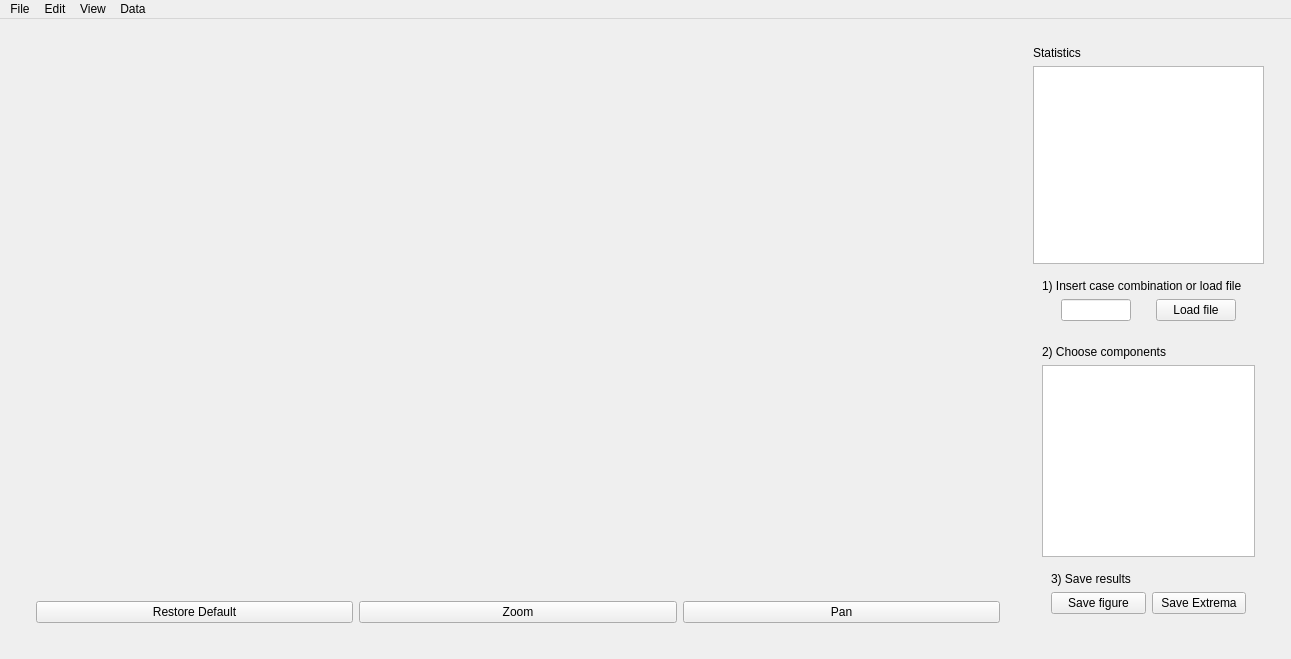
<?xml version="1.0" encoding="UTF-8"?>
<ui version="4.0">
 <class>MainWindow</class>
 <widget class="QMainWindow" name="MainWindow">
  <property name="geometry">
   <rect>
    <x>0</x>
    <y>0</y>
    <width>1291</width>
    <height>659</height>
   </rect>
  </property>
  <property name="minimumSize">
   <size>
    <width>0</width>
    <height>0</height>
   </size>
  </property>
  <property name="windowTitle">
   <string>MainWindow</string>
  </property>
  <widget class="QWidget" name="centralwidget">
   <layout class="QVBoxLayout" name="verticalLayout">
    <item>
     <widget class="QWidget" name="plotContainer" native="true">
      <layout class="QHBoxLayout" name="horizontalLayout">
       <item>
        <widget class="QWidget" name="xPlotContainer" native="true">
         <property name="sizePolicy">
          <sizepolicy hsizetype="Preferred" vsizetype="Preferred">
           <horstretch>0</horstretch>
           <verstretch>0</verstretch>
          </sizepolicy>
         </property>
         <property name="minimumSize">
          <size>
           <width>1000</width>
           <height>600</height>
          </size>
         </property>
         <layout class="QVBoxLayout" name="verticalLayout_2">
          <item>
           <widget class="QWidget" name="xPlot" native="true">
            <property name="minimumSize">
             <size>
              <width>800</width>
              <height>0</height>
             </size>
            </property>
            <layout class="QVBoxLayout" name="xPlotLayout"/>
           </widget>
          </item>
          <item>
           <widget class="QWidget" name="plotToolbar" native="true">
            <property name="sizePolicy">
             <sizepolicy hsizetype="Preferred" vsizetype="Maximum">
              <horstretch>0</horstretch>
              <verstretch>0</verstretch>
             </sizepolicy>
            </property>
            <property name="maximumSize">
             <size>
              <width>16777215</width>
              <height>40</height>
             </size>
            </property>
            <layout class="QHBoxLayout" name="horizontalLayout_3">
             <item>
              <widget class="QPushButton" name="buttonRestore">
               <property name="text">
                <string>Restore Default</string>
               </property>
              </widget>
             </item>
             <item>
              <widget class="QPushButton" name="buttonZoom">
               <property name="text">
                <string>Zoom</string>
               </property>
              </widget>
             </item>
             <item>
              <widget class="QPushButton" name="buttonPan">
               <property name="text">
                <string>Pan</string>
               </property>
              </widget>
             </item>
            </layout>
           </widget>
          </item>
         </layout>
        </widget>
       </item>
       <item>
        <widget class="QWidget" name="tPlotContainer" native="true">
         <property name="sizePolicy">
          <sizepolicy hsizetype="Maximum" vsizetype="Preferred">
           <horstretch>0</horstretch>
           <verstretch>0</verstretch>
          </sizepolicy>
         </property>
         <layout class="QVBoxLayout" name="verticalLayout_5">
          <item>
           <widget class="QLabel" name="label_3">
            <property name="sizePolicy">
             <sizepolicy hsizetype="Preferred" vsizetype="Maximum">
              <horstretch>0</horstretch>
              <verstretch>0</verstretch>
             </sizepolicy>
            </property>
            <property name="maximumSize">
             <size>
              <width>16777215</width>
              <height>20</height>
             </size>
            </property>
            <property name="text">
             <string>Statistics</string>
            </property>
           </widget>
          </item>
          <item>
           <widget class="QTableWidget" name="tempStatTable">
            <property name="minimumSize">
             <size>
              <width>0</width>
              <height>0</height>
             </size>
            </property>
           </widget>
          </item>
          <item>
           <widget class="QWidget" name="xPlotControls" native="true">
            <property name="sizePolicy">
             <sizepolicy hsizetype="Preferred" vsizetype="Maximum">
              <horstretch>0</horstretch>
              <verstretch>0</verstretch>
             </sizepolicy>
            </property>
            <property name="maximumSize">
             <size>
              <width>16777215</width>
              <height>60</height>
             </size>
            </property>
            <layout class="QVBoxLayout" name="verticalLayout_3">
             <item>
              <widget class="QLabel" name="label">
               <property name="maximumSize">
                <size>
                 <width>230</width>
                 <height>16777215</height>
                </size>
               </property>
               <property name="toolTip">
                <string extracomment="See View -&gt; show case options"/>
               </property>
               <property name="text">
                <string>1) Insert case combination or load file</string>
               </property>
              </widget>
             </item>
             <item>
              <layout class="QHBoxLayout" name="horizontalLayout_4">
               <item>
                <widget class="QLineEdit" name="caseEdit">
                 <property name="maximumSize">
                  <size>
                   <width>70</width>
                   <height>40</height>
                  </size>
                 </property>
                </widget>
               </item>
               <item>
                <widget class="QPushButton" name="btnLoadFile">
                 <property name="maximumSize">
                  <size>
                   <width>80</width>
                   <height>16777215</height>
                  </size>
                 </property>
                 <property name="text">
                  <string>Load file</string>
                 </property>
                </widget>
               </item>
              </layout>
             </item>
            </layout>
           </widget>
          </item>
          <item>
           <widget class="QWidget" name="tPlotControls" native="true">
            <layout class="QVBoxLayout" name="verticalLayout_9">
             <item>
              <widget class="QLabel" name="label_2">
               <property name="toolTip">
                <string extracomment="Hold ctrl to choose multiple components"/>
               </property>
               <property name="text">
                <string>2) Choose components </string>
               </property>
              </widget>
             </item>
             <item>
              <widget class="QListWidget" name="compSelection">
               <property name="sizePolicy">
                <sizepolicy hsizetype="Preferred" vsizetype="Maximum">
                 <horstretch>0</horstretch>
                 <verstretch>0</verstretch>
                </sizepolicy>
               </property>
               <property name="maximumSize">
                <size>
                 <width>1000000</width>
                 <height>200</height>
                </size>
               </property>
              </widget>
             </item>
             <item>
              <widget class="QWidget" name="xPlotControls_2" native="true">
               <property name="sizePolicy">
                <sizepolicy hsizetype="Preferred" vsizetype="Maximum">
                 <horstretch>0</horstretch>
                 <verstretch>0</verstretch>
                </sizepolicy>
               </property>
               <property name="maximumSize">
                <size>
                 <width>16777215</width>
                 <height>60</height>
                </size>
               </property>
               <layout class="QVBoxLayout" name="verticalLayout_4">
                <item>
                 <widget class="QLabel" name="label_4">
                  <property name="maximumSize">
                   <size>
                    <width>150</width>
                    <height>16777215</height>
                   </size>
                  </property>
                  <property name="toolTip">
                   <string extracomment="See View -&gt; show case options"/>
                  </property>
                  <property name="text">
                   <string>3) Save results</string>
                  </property>
                 </widget>
                </item>
                <item>
                 <layout class="QHBoxLayout" name="horizontalLayout_2">
                  <item>
                   <widget class="QPushButton" name="buttonSaveFig">
                    <property name="text">
                     <string>Save figure</string>
                    </property>
                   </widget>
                  </item>
                  <item>
                   <widget class="QPushButton" name="buttonSaveStats">
                    <property name="text">
                     <string>Save Extrema</string>
                    </property>
                   </widget>
                  </item>
                 </layout>
                </item>
               </layout>
              </widget>
             </item>
            </layout>
           </widget>
          </item>
         </layout>
        </widget>
       </item>
      </layout>
     </widget>
    </item>
   </layout>
  </widget>
  <widget class="QMenuBar" name="menubar">
   <property name="geometry">
    <rect>
     <x>0</x>
     <y>0</y>
     <width>1291</width>
     <height>23</height>
    </rect>
   </property>
   <widget class="QMenu" name="menuFile">
    <property name="title">
     <string>File</string>
    </property>
    <addaction name="menuFileSaveAs_2"/>
    <addaction name="separator"/>
    <addaction name="menuQuit"/>
   </widget>
   <widget class="QMenu" name="menuView">
    <property name="title">
     <string>View</string>
    </property>
    <addaction name="menuViewShowCaseOptions"/>
    <addaction name="menuFixZoom"/>
   </widget>
   <widget class="QMenu" name="menuEdit">
    <property name="title">
     <string>Edit</string>
    </property>
    <addaction name="menuChangeDir"/>
   </widget>
   <widget class="QMenu" name="menuData">
    <property name="title">
     <string>Data</string>
    </property>
    <widget class="QMenu" name="menuFiltering">
     <property name="title">
      <string>Filtering</string>
     </property>
     <addaction name="menuThresholds"/>
     <addaction name="menuIgnore"/>
    </widget>
    <addaction name="menuFiltering"/>
   </widget>
   <addaction name="menuFile"/>
   <addaction name="menuEdit"/>
   <addaction name="menuView"/>
   <addaction name="menuData"/>
  </widget>
  <action name="actionExport">
   <property name="text">
    <string>Export</string>
   </property>
  </action>
  <action name="actionImport">
   <property name="text">
    <string>Import</string>
   </property>
  </action>
  <action name="menuFileSaveAsPNG">
   <property name="text">
    <string>*.png</string>
   </property>
  </action>
  <action name="actionToggle_plot">
   <property name="text">
    <string>Toggle plot</string>
   </property>
  </action>
  <action name="actionMaximize_plot">
   <property name="text">
    <string>Maximize plot</string>
   </property>
  </action>
  <action name="actionLoad_new_shot">
   <property name="text">
    <string>Load new shot</string>
   </property>
  </action>
  <action name="actionLSD">
   <property name="text">
    <string>LSD</string>
   </property>
  </action>
  <action name="actionLSF">
   <property name="text">
    <string>LSF</string>
   </property>
  </action>
  <action name="actionLower_outer_array">
   <property name="text">
    <string>Lower outer array</string>
   </property>
  </action>
  <action name="actionAveraging">
   <property name="text">
    <string>Averaging</string>
   </property>
  </action>
  <action name="actionSet_threshold_value">
   <property name="text">
    <string>Set threshold value</string>
   </property>
  </action>
  <action name="actionZeroes">
   <property name="text">
    <string>Filter Zeroes</string>
   </property>
  </action>
  <action name="actionCusto_m_filter">
   <property name="text">
    <string>Custom filter</string>
   </property>
  </action>
  <action name="actionRedo_Statistics">
   <property name="text">
    <string>Redo Statistics</string>
   </property>
  </action>
  <action name="actionColoring_2">
   <property name="text">
    <string>Coloring</string>
   </property>
  </action>
  <action name="actionStyle">
   <property name="text">
    <string>Style</string>
   </property>
  </action>
  <action name="menuQuit">
   <property name="text">
    <string>Exit</string>
   </property>
  </action>
  <action name="menuViewShowCaseOptions">
   <property name="text">
    <string>Show case options</string>
   </property>
  </action>
  <action name="menuFileSaveAs_2">
   <property name="text">
    <string>Save As</string>
   </property>
  </action>
  <action name="menuChangeDir">
   <property name="text">
    <string>ESATAN output file directory</string>
   </property>
  </action>
  <action name="menuFixZoom">
   <property name="text">
    <string>Fix Zoom Level</string>
   </property>
  </action>
  <action name="menuThresholds">
   <property name="text">
    <string>Threshold values</string>
   </property>
  </action>
  <action name="menuIgnore">
   <property name="text">
    <string>Ignore values</string>
   </property>
  </action>
 </widget>
 <resources/>
 <connections/>
</ui>
